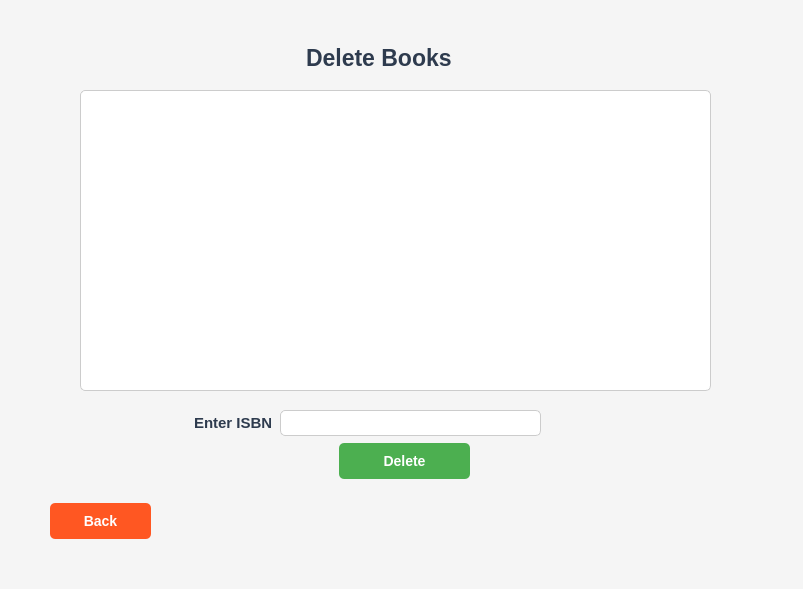
<?xml version="1.0" encoding="UTF-8"?>
<ui version="4.0">
 <class>deletebook</class>
 <widget class="QWidget" name="deletebook">
  <property name="geometry">
   <rect>
    <x>0</x>
    <y>0</y>
    <width>803</width>
    <height>589</height>
   </rect>
  </property>
  <property name="sizePolicy">
   <sizepolicy hsizetype="Expanding" vsizetype="Expanding">
    <horstretch>0</horstretch>
    <verstretch>0</verstretch>
   </sizepolicy>
  </property>
  <property name="windowTitle">
   <string>Form</string>
  </property>
  <property name="styleSheet">
   <string notr="true">QWidget {
    background-color: #f5f5f5;
}

QLabel {
    color: #2e3b4e;
    font-weight: 600;
}

QLineEdit {
    background-color: #fff;
    border: 1px solid #ccc;
    border-radius: 5px;
    padding: 10px;
    color: #333;
    font-size: 12px;
}

QLineEdit:focus {
    border-color: #4CAF50;
    box-shadow: 0 0 5px rgba(76, 175, 80, 0.3);
}

QPushButton {
    background-color: #4CAF50;
    color: white;
    border-radius: 5px;
    padding: 8px 16px;
    font-size: 14px;
    font-weight: 600;
    border: none;
}

QPushButton:hover {
    background-color: #45a049;
}

QPushButton:pressed {
    background-color: #3e8e41;
}

QPushButton#backbutton {
    background-color: #ff5722;
}

QPushButton#backbutton:hover {
    background-color: #e64a19;
}

QTableView {
    background-color: #ffffff;
    border: 1px solid #ccc;
    border-radius: 5px;
    font-size: 14px;
    color: #333333;
    gridline-color: #e0e0e0;
}

QTableView QHeaderView {
    background-color: #4CAF50;
    color: white;
    font-weight: 600;
}

QTableView QHeaderView::section {
    padding: 5px;
    background-color: #4CAF50;
    color: white;
    font-weight: 600;
}

QTableView::item {
    padding: 8px;
    background-color: #ffffff;
    color: #333333;
    border-bottom: 1px solid #f0f0f0;
}

QTableView::item:selected {
    background-color: #e1f5e1;
}

QTableView QAbstractItemView {
    background-color: #ffffff;
    color: #333333;
    selection-background-color: #e1f5e1;
    font-size: 14px;
}

QTableView::item:pressed {
    background-color: #f1f1f1;
}

QLabel#label_2 {
    font-size: 23px;
    font-weight: 600;
}

QLabel, QLineEdit, QPushButton {
    margin-bottom: 15px;
}

QWidget#deletebook {
    padding: 30px;
}
</string>
  </property>
  <widget class="QPushButton" name="backbutton">
   <property name="geometry">
    <rect>
     <x>50</x>
     <y>503</y>
     <width>101</width>
     <height>51</height>
    </rect>
   </property>
   <property name="text">
    <string>Back</string>
   </property>
  </widget>
  <widget class="QTableView" name="Booktable">
   <property name="geometry">
    <rect>
     <x>80</x>
     <y>90</y>
     <width>631</width>
     <height>301</height>
    </rect>
   </property>
   <property name="minimumSize">
    <size>
     <width>0</width>
     <height>0</height>
    </size>
   </property>
   <property name="verticalScrollBarPolicy">
    <enum>Qt::ScrollBarPolicy::ScrollBarAsNeeded</enum>
   </property>
   <property name="sizeAdjustPolicy">
    <enum>QAbstractScrollArea::SizeAdjustPolicy::AdjustToContents</enum>
   </property>
   <property name="dragDropMode">
    <enum>QAbstractItemView::DragDropMode::NoDragDrop</enum>
   </property>
   <attribute name="horizontalHeaderStretchLastSection">
    <bool>true</bool>
   </attribute>
  </widget>
  <widget class="QLineEdit" name="isbnbox">
   <property name="geometry">
    <rect>
     <x>280</x>
     <y>410</y>
     <width>261</width>
     <height>41</height>
    </rect>
   </property>
  </widget>
  <widget class="QLabel" name="label">
   <property name="geometry">
    <rect>
     <x>190</x>
     <y>410</y>
     <width>81</width>
     <height>41</height>
    </rect>
   </property>
   <property name="font">
    <font>
     <pointsize>11</pointsize>
     <fontweight>DemiBold</fontweight>
    </font>
   </property>
   <property name="text">
    <string>Enter ISBN:</string>
   </property>
  </widget>
  <widget class="QLabel" name="label_2">
   <property name="geometry">
    <rect>
     <x>300</x>
     <y>30</y>
     <width>231</width>
     <height>71</height>
    </rect>
   </property>
   <property name="font">
    <font>
     <pointsize>-1</pointsize>
     <fontweight>DemiBold</fontweight>
    </font>
   </property>
   <property name="text">
    <string>Delete Books</string>
   </property>
  </widget>
  <widget class="QPushButton" name="deletebutton">
   <property name="geometry">
    <rect>
     <x>339</x>
     <y>443</y>
     <width>131</width>
     <height>51</height>
    </rect>
   </property>
   <property name="text">
    <string>Delete</string>
   </property>
  </widget>
 </widget>
 <resources/>
 <connections/>
</ui>
